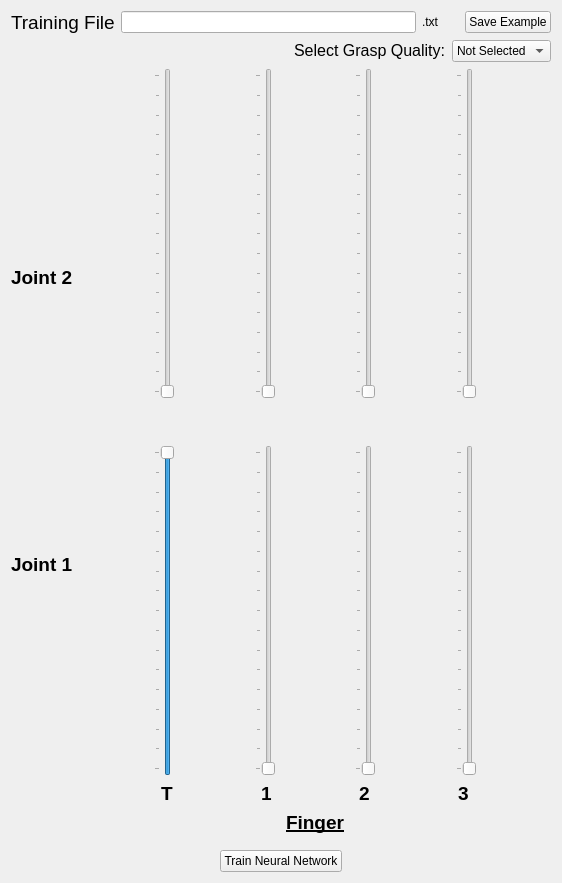
<?xml version="1.0" encoding="UTF-8"?>
<ui version="4.0">
 <class>Form</class>
 <widget class="QWidget" name="Form">
  <property name="geometry">
   <rect>
    <x>0</x>
    <y>0</y>
    <width>562</width>
    <height>883</height>
   </rect>
  </property>
  <property name="windowTitle">
   <string>Form</string>
  </property>
  <layout class="QVBoxLayout" name="verticalLayout_2">
   <item>
    <layout class="QHBoxLayout" name="horizontalLayout">
     <item>
      <widget class="QLabel" name="label_8">
       <property name="sizePolicy">
        <sizepolicy hsizetype="Fixed" vsizetype="Fixed">
         <horstretch>0</horstretch>
         <verstretch>0</verstretch>
        </sizepolicy>
       </property>
       <property name="font">
        <font>
         <pointsize>14</pointsize>
        </font>
       </property>
       <property name="text">
        <string>Training File</string>
       </property>
      </widget>
     </item>
     <item>
      <widget class="QLineEdit" name="fn_input"/>
     </item>
     <item>
      <widget class="QLabel" name="label_10">
       <property name="sizePolicy">
        <sizepolicy hsizetype="Fixed" vsizetype="Fixed">
         <horstretch>0</horstretch>
         <verstretch>0</verstretch>
        </sizepolicy>
       </property>
       <property name="text">
        <string>.txt</string>
       </property>
      </widget>
     </item>
     <item>
      <spacer name="horizontalSpacer_17">
       <property name="orientation">
        <enum>Qt::Horizontal</enum>
       </property>
       <property name="sizeType">
        <enum>QSizePolicy::Fixed</enum>
       </property>
       <property name="sizeHint" stdset="0">
        <size>
         <width>20</width>
         <height>20</height>
        </size>
       </property>
      </spacer>
     </item>
     <item>
      <widget class="QPushButton" name="save_button">
       <property name="sizePolicy">
        <sizepolicy hsizetype="Fixed" vsizetype="Fixed">
         <horstretch>0</horstretch>
         <verstretch>0</verstretch>
        </sizepolicy>
       </property>
       <property name="text">
        <string>Save Example</string>
       </property>
      </widget>
     </item>
    </layout>
   </item>
   <item>
    <layout class="QHBoxLayout" name="horizontalLayout_7">
     <item>
      <spacer name="horizontalSpacer_16">
       <property name="orientation">
        <enum>Qt::Horizontal</enum>
       </property>
       <property name="sizeHint" stdset="0">
        <size>
         <width>40</width>
         <height>20</height>
        </size>
       </property>
      </spacer>
     </item>
     <item>
      <widget class="QLabel" name="label_9">
       <property name="sizePolicy">
        <sizepolicy hsizetype="Fixed" vsizetype="Fixed">
         <horstretch>0</horstretch>
         <verstretch>0</verstretch>
        </sizepolicy>
       </property>
       <property name="font">
        <font>
         <pointsize>12</pointsize>
        </font>
       </property>
       <property name="text">
        <string>Select Grasp Quality:</string>
       </property>
      </widget>
     </item>
     <item>
      <widget class="QComboBox" name="grasp_list">
       <property name="sizePolicy">
        <sizepolicy hsizetype="Fixed" vsizetype="Fixed">
         <horstretch>0</horstretch>
         <verstretch>0</verstretch>
        </sizepolicy>
       </property>
       <item>
        <property name="text">
         <string>Not Selected</string>
        </property>
       </item>
       <item>
        <property name="text">
         <string>Good Grasp</string>
        </property>
       </item>
       <item>
        <property name="text">
         <string>Bad Grasp</string>
        </property>
       </item>
      </widget>
     </item>
    </layout>
   </item>
   <item>
    <layout class="QHBoxLayout" name="horizontalLayout_2">
     <item>
      <layout class="QVBoxLayout" name="verticalLayout_3">
       <item>
        <spacer name="verticalSpacer">
         <property name="orientation">
          <enum>Qt::Vertical</enum>
         </property>
         <property name="sizeType">
          <enum>QSizePolicy::Preferred</enum>
         </property>
         <property name="sizeHint" stdset="0">
          <size>
           <width>20</width>
           <height>40</height>
          </size>
         </property>
        </spacer>
       </item>
       <item>
        <widget class="QLabel" name="label_7">
         <property name="sizePolicy">
          <sizepolicy hsizetype="Fixed" vsizetype="Fixed">
           <horstretch>0</horstretch>
           <verstretch>0</verstretch>
          </sizepolicy>
         </property>
         <property name="font">
          <font>
           <pointsize>14</pointsize>
           <weight>75</weight>
           <bold>true</bold>
          </font>
         </property>
         <property name="text">
          <string>Joint 2</string>
         </property>
        </widget>
       </item>
       <item>
        <spacer name="verticalSpacer_2">
         <property name="orientation">
          <enum>Qt::Vertical</enum>
         </property>
         <property name="sizeType">
          <enum>QSizePolicy::Preferred</enum>
         </property>
         <property name="sizeHint" stdset="0">
          <size>
           <width>20</width>
           <height>100</height>
          </size>
         </property>
        </spacer>
       </item>
       <item>
        <widget class="QLabel" name="label_6">
         <property name="sizePolicy">
          <sizepolicy hsizetype="Fixed" vsizetype="Fixed">
           <horstretch>0</horstretch>
           <verstretch>0</verstretch>
          </sizepolicy>
         </property>
         <property name="font">
          <font>
           <pointsize>14</pointsize>
           <weight>75</weight>
           <bold>true</bold>
          </font>
         </property>
         <property name="text">
          <string>Joint 1</string>
         </property>
        </widget>
       </item>
       <item>
        <spacer name="verticalSpacer_3">
         <property name="orientation">
          <enum>Qt::Vertical</enum>
         </property>
         <property name="sizeType">
          <enum>QSizePolicy::Preferred</enum>
         </property>
         <property name="sizeHint" stdset="0">
          <size>
           <width>20</width>
           <height>100</height>
          </size>
         </property>
        </spacer>
       </item>
      </layout>
     </item>
     <item>
      <layout class="QVBoxLayout" name="verticalLayout">
       <item>
        <layout class="QHBoxLayout" name="horizontalLayout_6">
         <item>
          <spacer name="horizontalSpacer">
           <property name="orientation">
            <enum>Qt::Horizontal</enum>
           </property>
           <property name="sizeHint" stdset="0">
            <size>
             <width>40</width>
             <height>20</height>
            </size>
           </property>
          </spacer>
         </item>
         <item>
          <widget class="QSlider" name="T2">
           <property name="minimum">
            <number>110</number>
           </property>
           <property name="maximum">
            <number>190</number>
           </property>
           <property name="orientation">
            <enum>Qt::Vertical</enum>
           </property>
           <property name="tickPosition">
            <enum>QSlider::TicksAbove</enum>
           </property>
           <property name="tickInterval">
            <number>5</number>
           </property>
          </widget>
         </item>
         <item>
          <spacer name="horizontalSpacer_7">
           <property name="orientation">
            <enum>Qt::Horizontal</enum>
           </property>
           <property name="sizeHint" stdset="0">
            <size>
             <width>40</width>
             <height>20</height>
            </size>
           </property>
          </spacer>
         </item>
         <item>
          <widget class="QSlider" name="F1_2">
           <property name="minimum">
            <number>310</number>
           </property>
           <property name="maximum">
            <number>390</number>
           </property>
           <property name="orientation">
            <enum>Qt::Vertical</enum>
           </property>
           <property name="tickPosition">
            <enum>QSlider::TicksAbove</enum>
           </property>
           <property name="tickInterval">
            <number>5</number>
           </property>
          </widget>
         </item>
         <item>
          <spacer name="horizontalSpacer_8">
           <property name="orientation">
            <enum>Qt::Horizontal</enum>
           </property>
           <property name="sizeHint" stdset="0">
            <size>
             <width>40</width>
             <height>20</height>
            </size>
           </property>
          </spacer>
         </item>
         <item>
          <widget class="QSlider" name="F2_2">
           <property name="minimum">
            <number>510</number>
           </property>
           <property name="maximum">
            <number>590</number>
           </property>
           <property name="orientation">
            <enum>Qt::Vertical</enum>
           </property>
           <property name="tickPosition">
            <enum>QSlider::TicksAbove</enum>
           </property>
           <property name="tickInterval">
            <number>5</number>
           </property>
          </widget>
         </item>
         <item>
          <spacer name="horizontalSpacer_9">
           <property name="orientation">
            <enum>Qt::Horizontal</enum>
           </property>
           <property name="sizeHint" stdset="0">
            <size>
             <width>40</width>
             <height>20</height>
            </size>
           </property>
          </spacer>
         </item>
         <item>
          <widget class="QSlider" name="F3_2">
           <property name="minimum">
            <number>710</number>
           </property>
           <property name="maximum">
            <number>790</number>
           </property>
           <property name="orientation">
            <enum>Qt::Vertical</enum>
           </property>
           <property name="tickPosition">
            <enum>QSlider::TicksAbove</enum>
           </property>
           <property name="tickInterval">
            <number>5</number>
           </property>
          </widget>
         </item>
         <item>
          <spacer name="horizontalSpacer_10">
           <property name="orientation">
            <enum>Qt::Horizontal</enum>
           </property>
           <property name="sizeHint" stdset="0">
            <size>
             <width>40</width>
             <height>20</height>
            </size>
           </property>
          </spacer>
         </item>
        </layout>
       </item>
       <item>
        <spacer name="verticalSpacer_4">
         <property name="orientation">
          <enum>Qt::Vertical</enum>
         </property>
         <property name="sizeType">
          <enum>QSizePolicy::Fixed</enum>
         </property>
         <property name="sizeHint" stdset="0">
          <size>
           <width>20</width>
           <height>40</height>
          </size>
         </property>
        </spacer>
       </item>
       <item>
        <layout class="QHBoxLayout" name="horizontalLayout_5">
         <item>
          <spacer name="horizontalSpacer_6">
           <property name="orientation">
            <enum>Qt::Horizontal</enum>
           </property>
           <property name="sizeHint" stdset="0">
            <size>
             <width>40</width>
             <height>20</height>
            </size>
           </property>
          </spacer>
         </item>
         <item>
          <widget class="QSlider" name="T1">
           <property name="minimum">
            <number>10</number>
           </property>
           <property name="maximum">
            <number>90</number>
           </property>
           <property name="value">
            <number>90</number>
           </property>
           <property name="orientation">
            <enum>Qt::Vertical</enum>
           </property>
           <property name="tickPosition">
            <enum>QSlider::TicksAbove</enum>
           </property>
           <property name="tickInterval">
            <number>5</number>
           </property>
          </widget>
         </item>
         <item>
          <spacer name="horizontalSpacer_12">
           <property name="orientation">
            <enum>Qt::Horizontal</enum>
           </property>
           <property name="sizeHint" stdset="0">
            <size>
             <width>40</width>
             <height>20</height>
            </size>
           </property>
          </spacer>
         </item>
         <item>
          <widget class="QSlider" name="F1_1">
           <property name="minimum">
            <number>210</number>
           </property>
           <property name="maximum">
            <number>290</number>
           </property>
           <property name="orientation">
            <enum>Qt::Vertical</enum>
           </property>
           <property name="tickPosition">
            <enum>QSlider::TicksAbove</enum>
           </property>
           <property name="tickInterval">
            <number>5</number>
           </property>
          </widget>
         </item>
         <item>
          <spacer name="horizontalSpacer_13">
           <property name="orientation">
            <enum>Qt::Horizontal</enum>
           </property>
           <property name="sizeHint" stdset="0">
            <size>
             <width>40</width>
             <height>20</height>
            </size>
           </property>
          </spacer>
         </item>
         <item>
          <widget class="QSlider" name="F2_1">
           <property name="minimum">
            <number>410</number>
           </property>
           <property name="maximum">
            <number>490</number>
           </property>
           <property name="orientation">
            <enum>Qt::Vertical</enum>
           </property>
           <property name="tickPosition">
            <enum>QSlider::TicksAbove</enum>
           </property>
           <property name="tickInterval">
            <number>5</number>
           </property>
          </widget>
         </item>
         <item>
          <spacer name="horizontalSpacer_14">
           <property name="orientation">
            <enum>Qt::Horizontal</enum>
           </property>
           <property name="sizeHint" stdset="0">
            <size>
             <width>40</width>
             <height>20</height>
            </size>
           </property>
          </spacer>
         </item>
         <item>
          <widget class="QSlider" name="F3_1">
           <property name="minimum">
            <number>610</number>
           </property>
           <property name="maximum">
            <number>690</number>
           </property>
           <property name="orientation">
            <enum>Qt::Vertical</enum>
           </property>
           <property name="tickPosition">
            <enum>QSlider::TicksAbove</enum>
           </property>
           <property name="tickInterval">
            <number>5</number>
           </property>
          </widget>
         </item>
         <item>
          <spacer name="horizontalSpacer_15">
           <property name="orientation">
            <enum>Qt::Horizontal</enum>
           </property>
           <property name="sizeHint" stdset="0">
            <size>
             <width>40</width>
             <height>20</height>
            </size>
           </property>
          </spacer>
         </item>
        </layout>
       </item>
       <item>
        <layout class="QHBoxLayout" name="horizontalLayout_4">
         <item>
          <spacer name="horizontalSpacer_11">
           <property name="orientation">
            <enum>Qt::Horizontal</enum>
           </property>
           <property name="sizeHint" stdset="0">
            <size>
             <width>40</width>
             <height>20</height>
            </size>
           </property>
          </spacer>
         </item>
         <item>
          <widget class="QLabel" name="label_3">
           <property name="sizePolicy">
            <sizepolicy hsizetype="Fixed" vsizetype="Fixed">
             <horstretch>0</horstretch>
             <verstretch>0</verstretch>
            </sizepolicy>
           </property>
           <property name="font">
            <font>
             <pointsize>14</pointsize>
             <weight>75</weight>
             <bold>true</bold>
            </font>
           </property>
           <property name="text">
            <string>T</string>
           </property>
           <property name="alignment">
            <set>Qt::AlignLeading|Qt::AlignLeft|Qt::AlignVCenter</set>
           </property>
          </widget>
         </item>
         <item>
          <spacer name="horizontalSpacer_2">
           <property name="orientation">
            <enum>Qt::Horizontal</enum>
           </property>
           <property name="sizeHint" stdset="0">
            <size>
             <width>30</width>
             <height>20</height>
            </size>
           </property>
          </spacer>
         </item>
         <item>
          <widget class="QLabel" name="label_5">
           <property name="sizePolicy">
            <sizepolicy hsizetype="Fixed" vsizetype="Fixed">
             <horstretch>0</horstretch>
             <verstretch>0</verstretch>
            </sizepolicy>
           </property>
           <property name="font">
            <font>
             <pointsize>14</pointsize>
             <weight>75</weight>
             <bold>true</bold>
            </font>
           </property>
           <property name="text">
            <string>1</string>
           </property>
           <property name="alignment">
            <set>Qt::AlignLeading|Qt::AlignLeft|Qt::AlignVCenter</set>
           </property>
          </widget>
         </item>
         <item>
          <spacer name="horizontalSpacer_3">
           <property name="orientation">
            <enum>Qt::Horizontal</enum>
           </property>
           <property name="sizeHint" stdset="0">
            <size>
             <width>40</width>
             <height>20</height>
            </size>
           </property>
          </spacer>
         </item>
         <item>
          <widget class="QLabel" name="label_4">
           <property name="sizePolicy">
            <sizepolicy hsizetype="Fixed" vsizetype="Fixed">
             <horstretch>0</horstretch>
             <verstretch>0</verstretch>
            </sizepolicy>
           </property>
           <property name="font">
            <font>
             <pointsize>14</pointsize>
             <weight>75</weight>
             <bold>true</bold>
            </font>
           </property>
           <property name="text">
            <string>2</string>
           </property>
           <property name="alignment">
            <set>Qt::AlignLeading|Qt::AlignLeft|Qt::AlignVCenter</set>
           </property>
          </widget>
         </item>
         <item>
          <spacer name="horizontalSpacer_4">
           <property name="orientation">
            <enum>Qt::Horizontal</enum>
           </property>
           <property name="sizeHint" stdset="0">
            <size>
             <width>40</width>
             <height>20</height>
            </size>
           </property>
          </spacer>
         </item>
         <item>
          <widget class="QLabel" name="label_2">
           <property name="sizePolicy">
            <sizepolicy hsizetype="Fixed" vsizetype="Fixed">
             <horstretch>0</horstretch>
             <verstretch>0</verstretch>
            </sizepolicy>
           </property>
           <property name="font">
            <font>
             <pointsize>14</pointsize>
             <weight>75</weight>
             <bold>true</bold>
            </font>
           </property>
           <property name="text">
            <string>3</string>
           </property>
           <property name="alignment">
            <set>Qt::AlignLeading|Qt::AlignLeft|Qt::AlignVCenter</set>
           </property>
          </widget>
         </item>
         <item>
          <spacer name="horizontalSpacer_5">
           <property name="orientation">
            <enum>Qt::Horizontal</enum>
           </property>
           <property name="sizeHint" stdset="0">
            <size>
             <width>40</width>
             <height>20</height>
            </size>
           </property>
          </spacer>
         </item>
        </layout>
       </item>
       <item>
        <layout class="QHBoxLayout" name="horizontalLayout_3">
         <item>
          <widget class="QLabel" name="label">
           <property name="font">
            <font>
             <pointsize>14</pointsize>
             <weight>75</weight>
             <italic>false</italic>
             <bold>true</bold>
             <underline>true</underline>
            </font>
           </property>
           <property name="text">
            <string>Finger</string>
           </property>
           <property name="alignment">
            <set>Qt::AlignCenter</set>
           </property>
          </widget>
         </item>
        </layout>
       </item>
      </layout>
     </item>
    </layout>
   </item>
   <item>
    <spacer name="verticalSpacer_5">
     <property name="orientation">
      <enum>Qt::Vertical</enum>
     </property>
     <property name="sizeType">
      <enum>QSizePolicy::Fixed</enum>
     </property>
     <property name="sizeHint" stdset="0">
      <size>
       <width>20</width>
       <height>10</height>
      </size>
     </property>
    </spacer>
   </item>
   <item>
    <layout class="QHBoxLayout" name="horizontalLayout_8">
     <item>
      <widget class="QPushButton" name="train_button">
       <property name="sizePolicy">
        <sizepolicy hsizetype="Fixed" vsizetype="Fixed">
         <horstretch>0</horstretch>
         <verstretch>0</verstretch>
        </sizepolicy>
       </property>
       <property name="text">
        <string>Train Neural Network</string>
       </property>
      </widget>
     </item>
    </layout>
   </item>
  </layout>
 </widget>
 <resources/>
 <connections/>
</ui>
